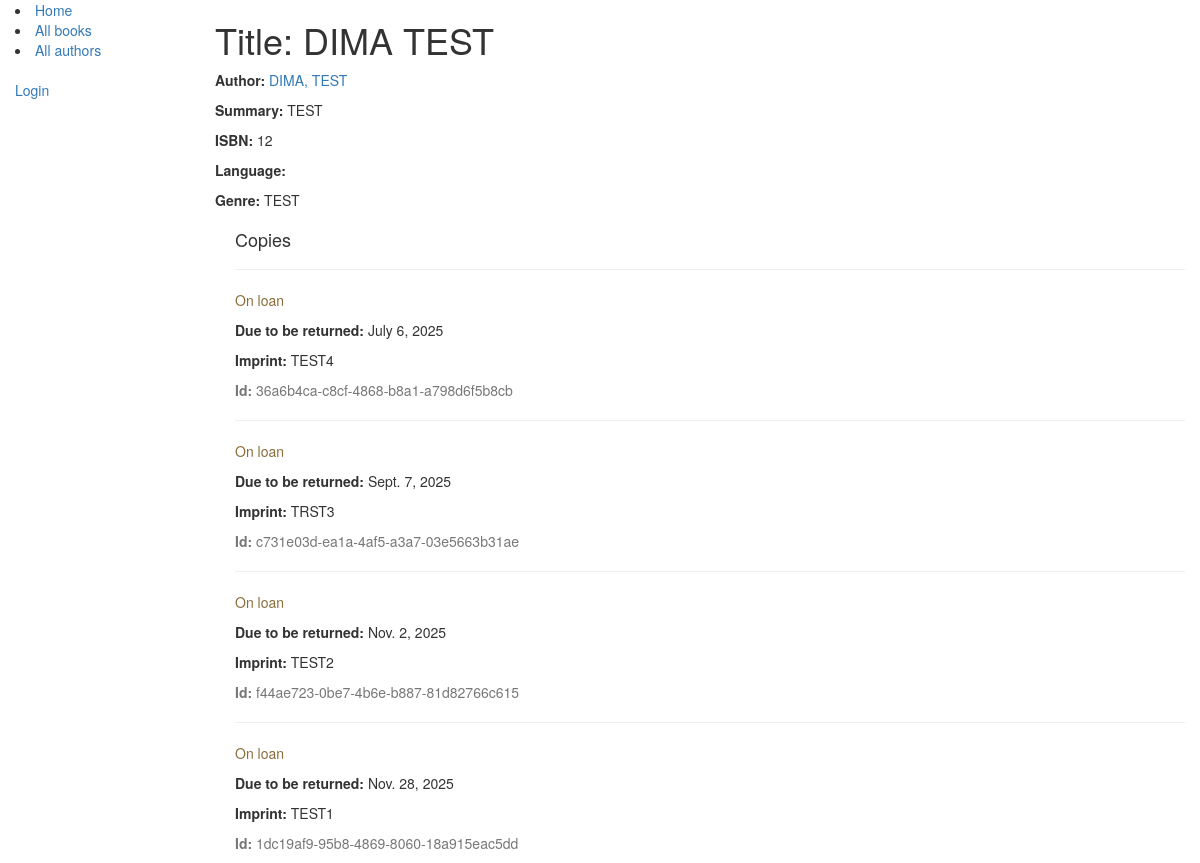
The app's page /catalog/book/4 with its own data.
### catalog/models.py (models this page shows, shortened)
class Book(models.Model):
    title = models.CharField(max_length=200)
    author = models.ForeignKey('Author', on_delete=models.SET_NULL, null=True,)
    summary = models.TextField(max_length=1000, help_text="Enter a brief description of the book")
    isbn = models.CharField('ISBN',max_length=13, help_text='13 Character <a href="https://www.isbn-international.org/content/what-isbn">ISBN number</a>')
    genre = models.ManyToManyField(Genre, help_text="Select a genre for this book")
    def display_genre(self):
        """
        Creates a string for the Genre. This is required to display genre in Admin.
        """
        return ', '.join([genre.name for genre in self.genre.all()[:3]])
    display_genre.short_description = 'Genre'
    display_genre.short_description = 'Genre'

class Author(models.Model):
    first_name = models.CharField(max_length=100)
    last_name = models.CharField(max_length=100)
    date_of_birth = models.DateField(null=True, blank=True)
    date_of_death = models.DateField('Died', null=True, blank=True)
    def __str__(self):
        return '%s, %s' % (self.last_name, self.first_name)

class Genre(models.Model):
    name = models.CharField(max_length=200, help_text="Enter a book genre (e.g. Science Fiction, French Poetry etc.)")
    def __str__(self):
        return self.name

class BookInstance(models.Model):
    id = models.UUIDField(primary_key=True, default=uuid.uuid4, help_text="Unique ID for this particular book across whole library")
    book = models.ForeignKey('Book', on_delete=models.SET_NULL, null=True)
    imprint = models.CharField(max_length=200)
    due_back = models.DateField(null=True, blank=True)
    borrower = models.ForeignKey(User, on_delete=models.SET_NULL, null=True, blank=True)
    LOAN_STATUS = (
        ('m', 'Maintenance'),
        ('o', 'On loan'),
        ('a', 'Available'),
        ('r', 'Reserved'),
    )
    status = models.CharField(max_length=1, choices=LOAN_STATUS, blank=True, default='m', help_text='Book availability')
    class Meta:
        ordering = ["due_back"]
        permissions = (("can_mark_returned", "Set book as returned"),)

### catalog/views.py (the view)
# urls.py: url(r'^book/(?P<pk>\d+)$', views.BookDetailView.as_view(), name='book-detail'),
class BookDetailView(generic.DetailView):
    model = Book

### catalog/templates/catalog/book_detail.html
{% extends "base_generic.html" %}
{% block content %}
  <h1>Title: {{ book.title }}</h1>
  <p><strong>Author:</strong> <a href="">{{ book.author }}</a></p>
  <p><strong>Summary:</strong> {{ book.summary }}</p>
  <p><strong>ISBN:</strong> {{ book.isbn }}</p>
  <p><strong>Language:</strong> {{ book.language }}</p>
  <p><strong>Genre:</strong> {% for genre in book.genre.all %} {{ genre }}{% if not forloop.last %}, {% endif %}{% endfor %}</p>
  <div style="margin-left:20px;margin-top:20px">
    <h4>Copies</h4>
    {% for copy in book.bookinstance_set.all %}
    <hr>
    <p class="{% if copy.status == 'a' %}text-success{% elif copy.status == 'd' %}text-danger{% else %}text-warning{% endif %}">{{ copy.get_status_display }}</p>
    {% if copy.status != 'a' %}<p><strong>Due to be returned:</strong> {{copy.due_back}}</p>{% endif %}
    <p><strong>Imprint:</strong> {{copy.imprint}}</p>
    <p class="text-muted"><strong>Id:</strong> {{copy.id}}</p>
    {% endfor %}
  </div>
{% endblock %}

### records on screen
Book: title "DIMA TEST", author "DIMA, TEST", summary "TEST", isbn "12"
Genre: name "TEST"
BookInstance: status "On loan", due_back "July 6, 2025", imprint "TEST4", id "36a6b4ca-c8cf-4868-b8a1-a798d6f5b8cb"
BookInstance: status "On loan", due_back "Sept. 7, 2025", imprint "TRST3", id "c731e03d-ea1a-4af5-a3a7-03e5663b31ae"
BookInstance: status "On loan", due_back "Nov. 2, 2025", imprint "TEST2", id "f44ae723-0be7-4b6e-b887-81d82766c615"
BookInstance: status "On loan", due_back "Nov. 28, 2025", imprint "TEST1", id "1dc19af9-95b8-4869-8060-18a915eac5dd"
